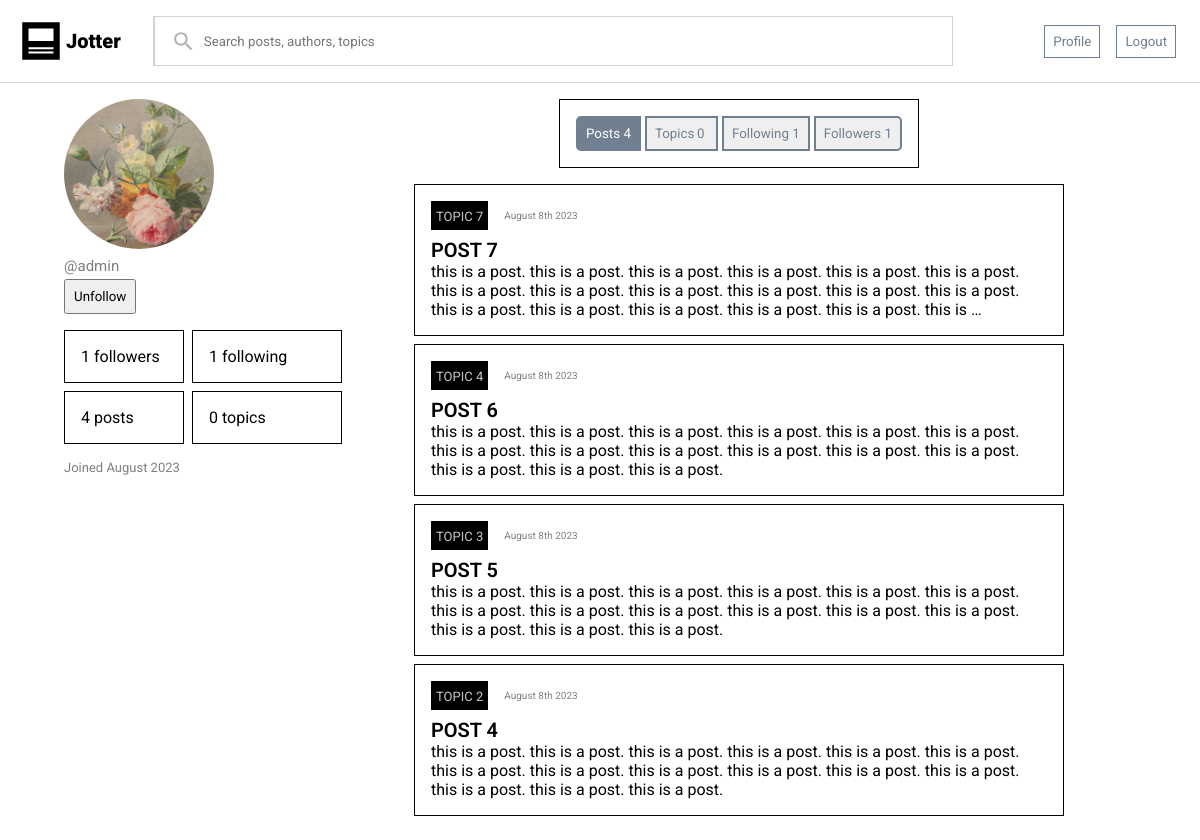
/accounts/profile/admin/ (signed in), run on an earlier commit of the app's database.
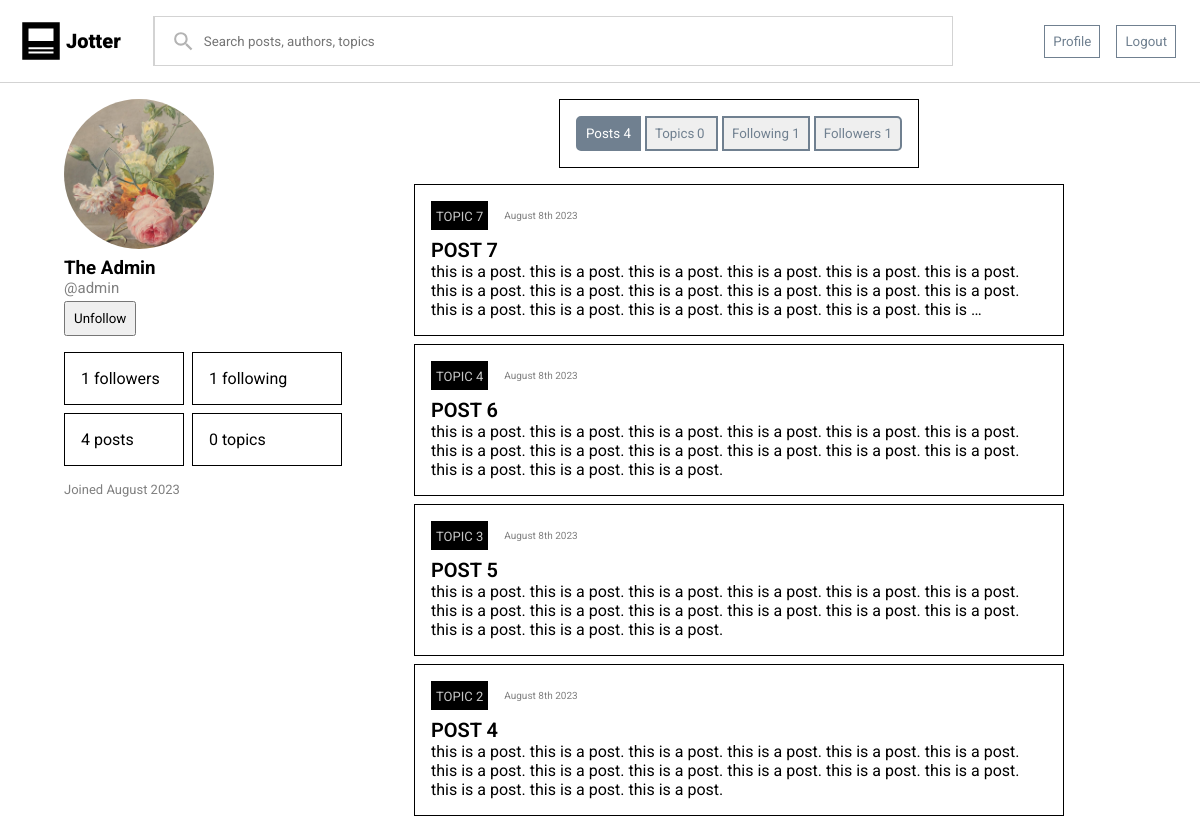
And on a later commit of the database.
### accounts/models.py (models this page shows, shortened)
class CustomUser(AbstractUser):
    bio = models.TextField(max_length=500, blank=True)
    following = models.ManyToManyField('self', blank=True)
    followers = models.ManyToManyField('self', blank=True)
    socialLinks = models.TextField(blank=True)
    topics = models.ManyToManyField(Topic, blank=True, related_name='followers')

### blog/models.py (models this page shows, shortened)
class Post(models.Model):
    uuid = models.UUIDField(default=uuid4, auto_created=True)
    author = models.ForeignKey(settings.AUTH_USER_MODEL, on_delete=models.CASCADE)
    topic = models.ForeignKey(Topic, on_delete=models.CASCADE)
    title = models.CharField(max_length=150)
    text = models.TextField()
    dateAdded = models.DateTimeField(auto_now_add=True)
    slug = models.SlugField(null=False)
    tags = models.CharField(max_length=50)
    likes = models.ManyToManyField(settings.AUTH_USER_MODEL, through='Like', related_name='likedPosts')
    class Meta:
        ordering = ('-dateAdded',)

class Topic(models.Model):
    title = models.CharField(max_length=25)
    uuid = models.UUIDField(default=uuid4)
    def __str__(self):
        return self.title

### accounts/views.py (the view)
# urls.py: path('profile/<str:username>/', Profile.as_view(), name="profile"),
class Profile(DetailView):
    model = CustomUser
    slug_field = 'username'
    slug_url_kwarg = 'username'
    template_name = 'registration/profile.html'
    def get(self, request, *args, **kwargs):
        profile = super(Profile, self).get_object()
        posts = profile.post_set.all()
        comments = profile.comment_set.all()
        topics = profile.topics.all()
        followers = profile.followers.all()
        following = profile.following.all()
        likedPosts = profile.likedPosts.all()
        follow = False
        if profile in request.user.following.all():
            follow = True
        context = {'profile': profile, 'posts': posts, 'comments': comments, 'topics': topics, 'follow': follow, 'followers': followers, 'following': following, 'likedPosts': likedPosts}
        return render(request, self.template_name, context)

### accounts/templates/registration/profile.html (shortened to what this page needs)
{% extends "blog/base.html" %}
{% load static %}
{% block staticfiles %}
<link rel="stylesheet" href="{% static 'blog/css/blogPost.css' %}">
<link rel="stylesheet" href="{% static 'accounts/css/profile.css' %}">
<link rel="stylesheet" href="{% static 'accounts/css/topicTab.css' %}">
<link rel="stylesheet" href="{% static 'accounts/css/profileTab.css' %}">
{% endblock staticfiles %}
{% block content %}
<div class="profile">
    <div class="sidebar">
        <div class="profileImage"></div>
        <h3 class="name">{{ profile.get_full_name }}</h3>
        <p class="handle">@{{ profile.username }}</p>
        {% if request.user != profile %}
        {% if follow %}
        <button class="unfollow">Unfollow</button>
        {% else %}
        <button class="follow">Follow</button>
        {% endif %}
        {% endif %}
        <div class="stats">
            <div class="followers">{{ followers|length }} followers</div>
            <div class="following">{{ following|length }} following</div>
            <div class="posts">{{ posts|length }} posts</div>
            <div class="topics">{{ topics|length }} topics</div>
        </div>
        <div class="joined">Joined {{ profile.date_joined|date:"F o" }}</div>
    </div>
    <div class="main">
        <div class="profileNavbar">
            <ul>
                <li>
                    <button class="posts selected">
                        Posts
                        <span class="badge">{{ posts|length }}</span>
                    </button>
                </li>
                <li>
                    <button class="topics">
                        Topics
                        <span class="badge">{{ topics|length }}</span>
                    </button>
                </li>
                <li>
                    <button class="following">
                        Following
                        <span class="badge">{{ following|length }}</span>
                    </button>
                </li>
                <li>
                    <button class="followers">
                        Followers
                        <span class="badge">{{ followers|length }}</span>
                    </button>
                </li>
            </ul>
        </div>
        <div class="content">
            <div class="posts">
                {% for post in posts %}
                {% include 'blog/blogPost.html' %}
                {% endfor %}
            </div>
        </div>
    </div>
</div>
{% endblock content %}

### blog/templates/blog/base.html (shortened to what this page needs)
{% load static %}
<!DOCTYPE html>
<html lang="en">
<head>
    <link rel="stylesheet" href="{% static 'blog/css/base.css' %}">
    {% block staticfiles %}
    {% endblock staticfiles %}
</head>
<body>
    <div class="navbar">
        <a href="{% url 'blog:index' %}">
            <div class="logo">
                <img src="{% static 'blog/icons/post.svg' %}" alt="" style="width: 50px;">
                Jotter
            </div>
        </a>
        <form action="{% url 'blog:search' %}" method="GET">
            <div class="search">
                <span>
                    <img src="{% static 'blog/icons/magnify.svg' %}" alt="" height="25px">
                </span>
                <input type="text" placeholder="Search posts, authors, topics" autocomplete="off" name='search'>
            </div>
        </form>
        <div class="authlinks">
            {% if user.is_authenticated %}
            <a href="{% url 'accounts:profile' user.username %}" class="profile">
                <button>Profile</button>
            </a>
            <a href="{% url 'accounts:logout' %}" class="logout">
                <button>Logout</button>
            </a>
            {% endif %}
        </div>
    </div>
    <div class="main">
        {% block content %}
        {% endblock content %}
    </div>
</body>
</html>

### blog/templates/blog/blogPost.html
{% load static %}
<div class="post">
    <div class="header">
        <div class="topic"><a href="{% url 'blog:topicDetail' post.topic.uuid %}">{{ post.topic|upper }}</a></div>
        <div class="time">{{ post.dateAdded|date:"F jS o" }}</div>
    </div>
    <div class="title"><a href="{% url 'blog:postDetail' post.slug %}">{{ post.title|upper }}</a></div>
    <div class="content">{{ post.text|truncatewords:70 }}</div>
</div>

### blog/static/blog/css/base.css (style rules this page uses)
* { margin: 0; box-sizing: border-box; font-family: 'Roboto', sans-serif; }
body { width: 100vw; }
a { text-decoration: none; color: black; }
.navbar { display: flex; flex-direction: row; background-color: white; padding: 16px; border-bottom: 1px solid lightgray; gap: 32px; align-items: center; width: 100%; }
.navbar a { color: black; }
.navbar > .authlinks { margin-left: auto; display: flex; flex-direction: row; }
.navbar > .authlinks button { margin: 8px; padding: 8px; background-color: transparent; border: 1px solid slategrey; transition: background-color 0.3s ease-in-out; color: slategray; }
.navbar .logo { font-weight: 900; font-size: 20px; display: flex; flex-direction: row; align-items: center; }
.navbar > form input { width: 100%; height: 90%; border: none; padding: 16px 4px; border-left: 0; }
.navbar > form > .search { display: flex; gap: 0; align-items: center; width: 800px; height: 50px; border: 1px solid lightgray; }
.navbar > form span { border-top: 1px solid lightgray; border-bottom: 1px solid lightgray; border-left: 1px solid lightgray; height: 50px; padding: 12px 4px 16px 16px; }
.main { padding: 8px 64px; width: 100%; }

### blog/static/blog/css/blogPost.css (style rules this page uses)
.post { border: 1px solid black; display: flex; flex-direction: column; margin: 8px; padding: 16px; }
.post > .header { display: flex; flex-direction: row; gap: 16px; margin-bottom: 8px; align-items: center; }
.title { font-weight: 600; font-size: 20px; }
.topic { border: 1px solid black; padding: 4px; background-color: black; }
.topic a { color: rgb(197, 197, 197); font-size: 13px; }
.time { font-size: 10px; color: grey; }

### accounts/static/accounts/css/profile.css (style rules this page uses)
.profile { display: flex; flex-direction: row; }
.profileImage { background-image: url('../img/profile.jpg'); background-position: center; background-size: cover; width: 150px; height: 150px; border-radius: 50%; margin: 8px 0; }
.handle { font-size: 15px; color: grey; }
.stats { margin: 16px 0; display: grid; grid-template-columns: 120px 150px; gap: 8px; }
.stats > * { border: 1px solid black; padding: 16px; }
.joined { font-size: 13px; color: grey; }
.main { width: 100%; }
.main ul { list-style-type: none; display: flex; flex-direction: row; gap: 4px; border: 1px solid black; padding: 16px; }
ul > li > button { border-radius: 0; border: 2px solid slategray; color: slategray; }
ul > li:first-child > button { border-radius: 5px 0 0 5px; }
ul > li:last-child > button { border-radius: 0 5px 5px 0; }
.profileNavbar { display: flex; flex-direction: row; justify-content: center; margin-bottom: 16px; }
.profileNavbar button { padding: 8px; transition: background-color 0.3s ease-in-out; }
button.selected { background-color: slategray; color: white; border: 2px solid slategray; }
.topics { display: grid; grid-template-columns: 50% 50%; gap: 6px; }
button.unfollow, button.follow { padding: 8px; margin-top: 4px; }

### accounts/static/accounts/css/profileTab.css (style rules this page uses)
* { box-sizing: border-box; }

What changed in the data, as far as the page shows it:
changed CustomUser "admin": get_full_name (not shown) → "The Admin"
